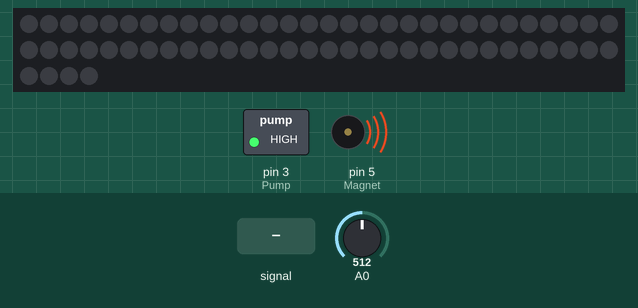
Simulated run of this sketch. Board: Arduino Uno, built with avr-gcc and run on an emulated ATmega328P. Shown: 64 RGB LEDs in strip order, left to right, continuing on the next row, switched loads named in the sketch (green lamp = pin HIGH), buzzer (waves = sounding). The test bench sets the inputs (shaded band); at power-on: A0 = 512. Dim RGB values are drawn brighter than linear.

Above: at 3.2 s.
3.3 s: A0 fed a 200 Hz sine of ±460 counts around its level
At 4.0 s:
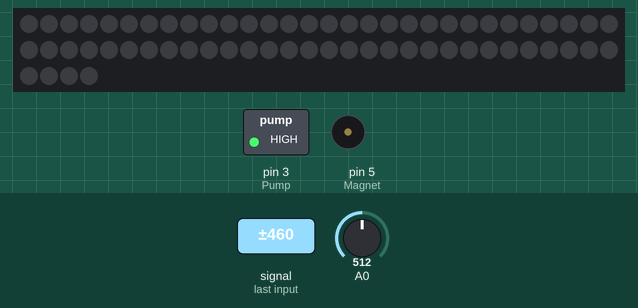
6.3 s: A0 set to 716
15.3 s: A0 set to 887
16.8 s: A0 set to 911
At 18.2 s:
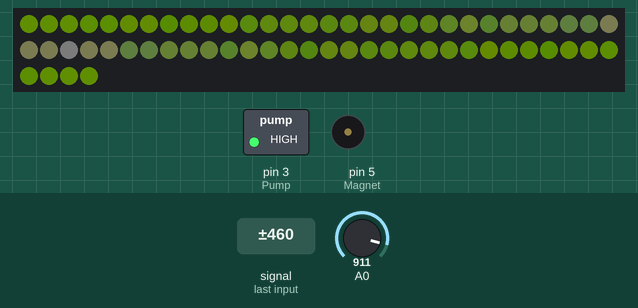
Timing chart, 0 to 19.3 s (numbered marks = the images above; inputs shaded):
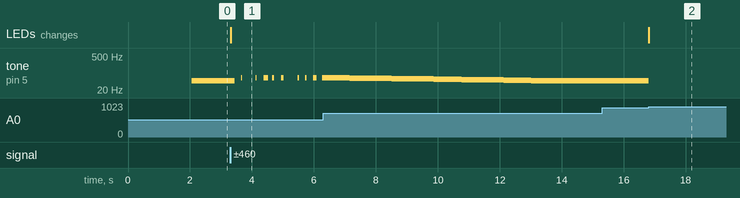

Measured:
- the behaviour switches between 900 and 901 on A0 (found by bisection; images 1 and 2)
- after the input at 3.3 s, tone on pin 5 (Magnet): plays 64 Hz for 0.02 s, 64 Hz for 0.02 s, 64 Hz for 0.14 s, 64 Hz for 0.07 s, 64 Hz for 0.08 s, 64 Hz for 0.04 s … (9 notes in this stretch), starting after 0.14 s
- after the input at 15.3 s, every drawn part: stays the same
- after the input at 16.8 s, tone on pin 5 (Magnet): 48 Hz → silent at once; the LEDs: change at once (image 2)

The sketch:

Strobe.ino
```cpp
#include <TimerOne.h>
#include <FastLED.h>

#define NP 64

#define Magnet 5
#define Pump 3

#define LED_max 20001

String string;
String sign;
char command, mark;
unsigned int l;
bool sync;

unsigned char colors[6][3], add_hsv[6]={0}, count_hsv[6]={1}, count[6]={2}, selected = 0, pumpValue, attachValue[8], c[6]={0}, add_color=0, mag=64;
unsigned short latency[6]={100}, onTime[6]={0}, global={1};
bool chosen[6], attachBool[8]= {false};
unsigned int pumpCount, ledCount=0, pot, x=1000;

int off, on;

CRGB leds[NP];
unsigned char startIndex = 0;
unsigned char brightness = 192;
bool LED = true;
bool model = true;
bool magnet = true;
bool pump = true;
bool Sync = false;

unsigned char magValue = 48;

void setup()
{
  chosen[0] = true;
  count[0]=2;
  latency[0]=1600;
  colors[0][0]=0;
  colors[0][1]=0;
  colors[0][2]=255;

  delay(1000);
  pinMode(Magnet, OUTPUT);
  pinMode(Pump, OUTPUT);

  FastLED.addLeds<APA102, 11, 13, BGR, DATA_RATE_MHZ(12)>(leds, NP);
  FastLED.setBrightness(192);

  Serial.begin(9600);
  Serial.setTimeout(200);

  Timer1.initialize(500);
  Timer1.attachInterrupt(pump_thread);

  delay(1000);
}

void pump_thread(void){
  if(pump){
   if(pumpValue){
      if(pumpCount==pumpValue){
       digitalWrite(Pump, HIGH);}
     if(pumpCount>=40){
       digitalWrite(Pump, LOW);
       pumpCount=0;}
       pumpCount++;
    }
    else
      digitalWrite(Pump, HIGH);
  }
  else
    digitalWrite(Pump, LOW);
}

//Bluetooth
void Bluetooth(){
  if (Serial.available() > 0){
      string = "";
      l=0;
      mark = "";}
  while(Serial.available() > 0){
    command = ((byte)Serial.read());
    if(command == 'x')
      break;
    else{
      string += command;}
    delay(1);
  }
  Read();
  /*if(string!=""){
    Serial.print("String: "); Serial.println(string[string.length()-1]);
    Serial.print("Number: "); Serial.println(string.toInt());
  }*/
}

void Read(){
  mark = string[string.length()-1];
  l = string.toInt();
  switch(mark){
    case 'Q': switch(l){
      case 0: LED = true; break;
      case 1: LED = false; break;
      case 2: magnet = true; break;
      case 3: magnet = false; break;
      case 4: pump = true; break;
      case 5: pump = false; break;
      case 6: Sync = true; break;
      case 7: Sync = false; break;
    }
    //menu
    case 'b': brightness = l; FastLED.setBrightness(l); break;
    case 'p': pumpValue=l; break;
    case 'm': magValue=l; break;

    case 'P': x = l; break;
    //Palette
    case 'R': colors[selected][0] = l; break;
    case 'G': colors[selected][1] = l; break;
    case 'B': colors[selected][2] = l; break;
    case 'h': count_hsv[selected] = l; break;
    case 'v': add_hsv[selected] = l; c[selected]=0; break;
    //Home
    case 'S': selected = l; break;
    case 'A': for(int i=1; i<7;i++) {sign = string[i]; chosen[i-1]=sign.toInt();} break;
    case 'c': count[selected] = l; break;
    case 'd': latency[selected] = l; break;
    case 'o': onTime[selected] = l; break;
    case 'g': global = l; break;
    //Home attach
    case 'C': for(int i=1; i<9; i++){
      if(string[i]!='9'){
        attachBool[i-1]=true; sign = string[i]; attachValue[i-1]=sign.toInt();
      }else{attachBool[i-1]=false;}
      }break;
    case 'O': add_color = l; break;
  }
  l=0;
  mark = "";
  string = "";
}

void ledFunction(){
  char i=0, colorBuffer[3]={0}, countBuffer=0, latencyBuffer=0, onBuffer=0, hBuffer=0, aBuffer=0;

      if(attachBool[0]){
        countBuffer = attachValue[0];}
      if(attachBool[1]){
        latencyBuffer = attachValue[1];}
      if(attachBool[2]){
        onBuffer = attachValue[2];}
      if(attachBool[3]){
        colorBuffer[0] = 0;}
      if(attachBool[4]){
        colorBuffer[1] = 0;}
      if(attachBool[5]){
        colorBuffer[2] = 0;}
      if(attachBool[6]){
        hBuffer = 0;}
      if(attachBool[7]){
        aBuffer = 0;}

  if(LED){
    while(i<6){
      if(ledCount%count[countBuffer]==1){
        if(chosen[i]){
          fill_solid(leds, NP, CHSV(colors[colorBuffer[0]][0]+c[i]+add_color*(i), colors[colorBuffer[1]][1], colors[colorBuffer[2]][2]));
          FastLED.show();
          delayMicroseconds(onTime[onBuffer]*10);
        }else{
          //delayMicroseconds(824);
        }
        FastLED.clear();
        FastLED.show();
        delayMicroseconds(latency[latencyBuffer]*10);
      }
      if(count_hsv[hBuffer]==1||add_hsv[aBuffer]==0){
         c[i]=0;}
      if(ledCount%count_hsv[hBuffer]==1){
        c[i]+=add_hsv[aBuffer];}
      i++;

      if(!attachBool[0]){
        countBuffer++;}
      if(!attachBool[1]){
        latencyBuffer++;}
      if(!attachBool[2]){
        onBuffer++;}
      if(!attachBool[3]){
        colorBuffer[0]++;}
      if(!attachBool[4]){
        colorBuffer[1]++;}
      if(!attachBool[5]){
        colorBuffer[2]++;}
      if(!attachBool[6]){
        hBuffer++;}
      if(!attachBool[7]){
        aBuffer++;}

      }
  }
  delayMicroseconds(global*10);
  FastLED.clear();
  FastLED.show();
}

void pokaz(){
  switch(x){
    case 0:
      if(brightness<192){
        if(ledCount%10==1){
          brightness+=3;
          FastLED.setBrightness(brightness);}
      }
      break;
    case 1:
      FastLED.setBrightness(192);
      if(onTime[0]<1300){
        if(ledCount%3==1){
          onTime[0]+=10;
          latency[0]-=10;}
      }
      break;
    case 2:
      onTime[0] = 0;
      count[0] = 5;
      latency[0]=49;
      add_color=43;
      string = "100000000C";
      Read();
      string = "1111111A";
      Read();
      x=100;
      break;
    case 3:
      if(colors[0][1]<255){
        if(ledCount%4==1){
          colors[0][1]+=1;}
      }
      break;
    case 4:
      count_hsv[0] = 12;
      add_hsv[0]=8;
      x=100;
      break;
    case 5:
      count[0]=2;
      latency[0]=0;
      if(ledCount%8==1){
        if(onTime[0]<100)
          onTime[0]+=5;
        else{
          if(add_hsv[0]>10)
            add_hsv[0]--;
          if(count_hsv[0]<24)
            count_hsv[0]++;
          if(add_color>15)
            add_color-=1;
        }
      }
      break;
    case 6:
      if(ledCount%4==1){
        if(colors[0][2]>0)
          colors[0][2]-=5;
      }
      break;
    case 7:
      add_hsv[0] = 8;
      onTime[0]=0;
      count[0]=4;
      count_hsv[0] = 20;
      latency[1]=0; latency[0]=774;
      count[1]=4; c[0]=0; c[1]=0;
      add_color = 128;
      string = "109900009C";
      Read();
      string = "1110000A";
      Read();
      x = 8;
      break;
    case 8:
      if(ledCount%4==1){
        if(colors[0][2]<255)
          colors[0][2]+=5;
      }
      break;
  }
}

void wait(){
  startIndex++;
  char colorIndex = startIndex;
  for( int i = 0; i < NP/2; i++) {
        leds[i] = ColorFromPalette(RainbowColors_p, colorIndex, 80, LINEARBLEND);
        leds[NP-i] = ColorFromPalette(RainbowColors_p, colorIndex, 80, LINEARBLEND);
    colorIndex += 3;
    }
  FastLED.show();
  delayMicroseconds(125);
  FastLED.clear();
  FastLED.show();
  delayMicroseconds(3950);
}

void templates(){
  switch(pot/100){
      case 0:
      case 1:
      case 2:
        if(!Sync){
          ledFunction();
        }
        else{
          wait();
        }
        break;
      case 3:
        FastLED.setBrightness(192);
        fill_solid(leds, NP, CHSV(0, 0, 255));
        FastLED.show();
        FastLED.clear();
        FastLED.show();
        delayMicroseconds(16363);
        delayMicroseconds(2390);
        break;
      case 4:
        for(int i =0; i<11; i++){
          fill_solid(leds, NP, CHSV(0, 0, 255/i));
          FastLED.show();
          FastLED.clear();
          FastLED.show();
        }
        break;
      case 5:
        break;
      case 6:
        wait();
        break;
      case 7:
        off=420; on=1600;
        fill_solid(leds, NP, CRGB(255, 0, 0));
        FastLED.show();
        delayMicroseconds(on);
        FastLED.clear();
        FastLED.show();
        fill_solid(leds, NP, CRGB(255, 55, 0));
        FastLED.show();
        delayMicroseconds(on);
        FastLED.clear();
        FastLED.show();
        fill_solid(leds, NP, CRGB(255, 203, 0));
        FastLED.show();
        delayMicroseconds(on);
        FastLED.clear();
        FastLED.show();
        fill_solid(leds, NP, CRGB(0, 255, 0));
        FastLED.show();
        delayMicroseconds(on);
        FastLED.clear();
        FastLED.show();
        fill_solid(leds, NP, CRGB(0, 0, 255));
        FastLED.show();
        delayMicroseconds(on);
        FastLED.clear();
        FastLED.show();
        fill_solid(leds, NP, CRGB(123, 0, 255));
        FastLED.show();
        delayMicroseconds(on);
        FastLED.clear();
        FastLED.show();
        delayMicroseconds(off);
        break;
      case 8:
        FastLED.setBrightness(192);
        fill_solid(leds, NP, CHSV(0, 0, 255));
        FastLED.show();
        FastLED.clear();
        FastLED.show();
        delayMicroseconds(16363);
        delayMicroseconds(2390);
        break;
    }
}

void loop(){
  Bluetooth();
  pokaz();
  /*if(pump){
      digitalWrite(Pump, HIGH);}
    else{
      digitalWrite(Pump, LOW);
  }*/
  if(pot!=analogRead(A0)){
    pot = analogRead(A0);
  }
  bool flag;
  if(pot>900){
    FastLED.setBrightness(15);
    fill_gradient_RGB(leds, 32, CRGB(48,48,48), 63, CRGB(170,255,0));
    fill_gradient_RGB(leds, 0, CRGB(170,255,0), 31, CRGB(48,48,48));
    FastLED.show();
    noTone(Magnet);
    mag=64;
  }
  else{
    if(!magnet){
      noTone(Magnet);
      mag=64;
    } else {
      if(mag>48){
        if(ledCount%20==1){
          tone(Magnet, mag);
          mag-=1;}
      }else
        tone(Magnet, magValue);
    }
    templates();
  }
  ledCount++;
  if(ledCount>LED_max){
    ledCount=0;}
}
```
